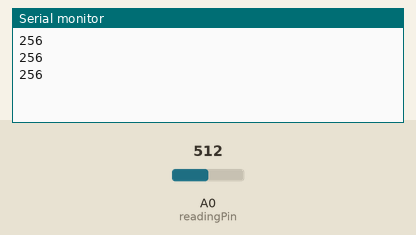
The sketch below on a simulated Arduino Uno, built with avr-gcc and run on an emulated ATmega328P. Parts: the last lines printed to the serial monitor. The inputs (shaded band) are chosen by the test bench; at power-on: A0 (readingPin) = 512.

Above: at 1.3 s.
1.4 s: A0 (readingPin) set to 716
At 1.9 s:
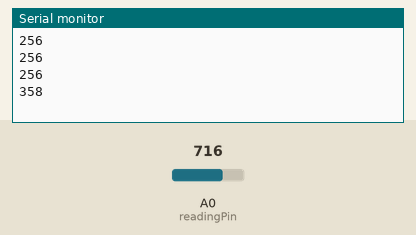
2.9 s: A0 (readingPin) set to 900
At 3.4 s:
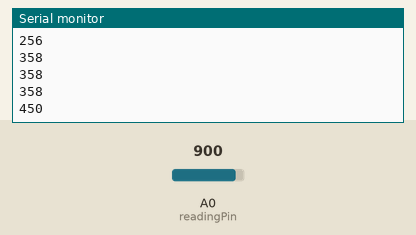
Timing chart, 0 to 5.9 s (numbered marks = the images above; inputs shaded):
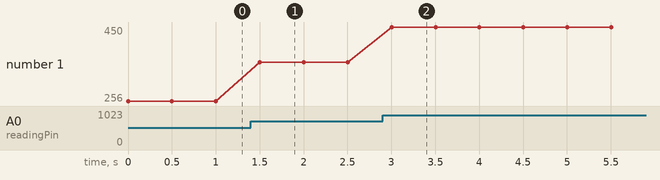

The sketch:

range_finder_maxsonar.ino
```cpp
// range_finder_maxsonar
// Arduino Uno or Leonardo

int readingPin = 0;

int lastDistance = 0;

void setup()
{
  Serial.begin(9600);
}

void loop()
{
  Serial.println(takeSounding_in());
  delay(500);
}

int takeSounding_in()
{
  int rawReading = analogRead(readingPin);
  return rawReading / 2;
}

int takeSounding_cm()
{
  return takeSounding_cm() * 5 / 2;
}
```

Measured:
- after the input at 1.4 s, the serial monitor: prints a new line after 0.10 s (image 1)
- after the input at 2.9 s, the serial monitor: prints a new line after 0.10 s (image 2)
- plotted number 1: 256 → 358 after the input at 1.4 s, 358 → 450 after the input at 2.9 s
